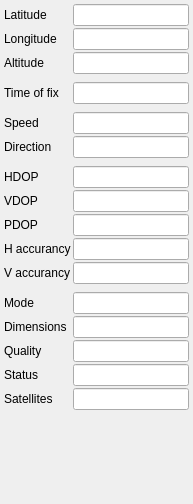
         <widget class="QWidget" name="scrollAreaWidgetContents_2">
          <property name="geometry">
           <rect>
            <x>0</x>
            <y>-15</y>
            <width>193</width>
            <height>504</height>
           </rect>
          </property>
          <layout class="QGridLayout" name="gridLayout_2">
           <property name="verticalSpacing">
            <number>2</number>
           </property>
           <property name="margin">
            <number>2</number>
           </property>
           <item row="4" column="0">
            <spacer name="verticalSpacer">
             <property name="orientation">
              <enum>Qt::Vertical</enum>
             </property>
             <property name="sizeHint" stdset="0">
              <size>
               <width>20</width>
               <height>40</height>
              </size>
             </property>
            </spacer>
           </item>
           <item row="2" column="0">
            <layout class="QGridLayout" name="gridLayout_10">
             <property name="margin">
              <number>2</number>
             </property>
             <property name="spacing">
              <number>2</number>
             </property>
             <item row="0" column="1">
              <widget class="QLineEdit" name="mTxtLatitude">
               <property name="toolTip">
                <string>latitude of position fix (degrees)</string>
               </property>
               <property name="readOnly">
                <bool>true</bool>
               </property>
              </widget>
             </item>
             <item row="3" column="1">
              <spacer name="verticalSpacer_2">
               <property name="orientation">
                <enum>Qt::Vertical</enum>
               </property>
               <property name="sizeType">
                <enum>QSizePolicy::Fixed</enum>
               </property>
               <property name="sizeHint" stdset="0">
                <size>
                 <width>20</width>
                 <height>6</height>
                </size>
               </property>
              </spacer>
             </item>
             <item row="1" column="0">
              <widget class="QLabel" name="mLblLongitude">
               <property name="text">
                <string>Longitude</string>
               </property>
              </widget>
             </item>
             <item row="1" column="1">
              <widget class="QLineEdit" name="mTxtLongitude">
               <property name="toolTip">
                <string>longitude of position fix (degrees)</string>
               </property>
               <property name="readOnly">
                <bool>true</bool>
               </property>
              </widget>
             </item>
             <item row="2" column="1">
              <widget class="QLineEdit" name="mTxtAltitude">
               <property name="toolTip">
                <string>antenna altitude with respect to geoid (mean sea level)</string>
               </property>
               <property name="readOnly">
                <bool>true</bool>
               </property>
              </widget>
             </item>
             <item row="2" column="0">
              <widget class="QLabel" name="mLblAltitude">
               <property name="text">
                <string>Altitude</string>
               </property>
              </widget>
             </item>
             <item row="0" column="0">
              <widget class="QLabel" name="mLblLatitude">
               <property name="text">
                <string>Latitude</string>
               </property>
              </widget>
             </item>
             <item row="4" column="0">
              <widget class="QLabel" name="mLblUtcTime">
               <property name="text">
                <string>Time of fix</string>
               </property>
              </widget>
             </item>
             <item row="4" column="1">
              <widget class="QLineEdit" name="mTxtDateTime">
               <property name="toolTip">
                <string>date/time of position fix (UTC)</string>
               </property>
               <property name="text">
                <string/>
               </property>
               <property name="readOnly">
                <bool>true</bool>
               </property>
              </widget>
             </item>
             <item row="8" column="1">
              <spacer name="verticalSpacer_4">
               <property name="orientation">
                <enum>Qt::Vertical</enum>
               </property>
               <property name="sizeType">
                <enum>QSizePolicy::Fixed</enum>
               </property>
               <property name="sizeHint" stdset="0">
                <size>
                 <width>20</width>
                 <height>6</height>
                </size>
               </property>
              </spacer>
             </item>
             <item row="6" column="1">
              <widget class="QLineEdit" name="mTxtSpeed">
               <property name="toolTip">
                <string>speed over ground</string>
               </property>
               <property name="readOnly">
                <bool>true</bool>
               </property>
              </widget>
             </item>
             <item row="6" column="0">
              <widget class="QLabel" name="mLblSpeed">
               <property name="toolTip">
                <string/>
               </property>
               <property name="text">
                <string>Speed</string>
               </property>
              </widget>
             </item>
             <item row="7" column="1">
              <widget class="QLineEdit" name="mTxtDirection">
               <property name="toolTip">
                <string>track direction (degrees)</string>
               </property>
               <property name="readOnly">
                <bool>true</bool>
               </property>
              </widget>
             </item>
             <item row="7" column="0">
              <widget class="QLabel" name="mLblDirection">
               <property name="toolTip">
                <string/>
               </property>
               <property name="text">
                <string>Direction</string>
               </property>
              </widget>
             </item>
             <item row="5" column="1">
              <spacer name="verticalSpacer_5">
               <property name="orientation">
                <enum>Qt::Vertical</enum>
               </property>
               <property name="sizeType">
                <enum>QSizePolicy::Fixed</enum>
               </property>
               <property name="sizeHint" stdset="0">
                <size>
                 <width>20</width>
                 <height>6</height>
                </size>
               </property>
              </spacer>
             </item>
             <item row="9" column="1">
              <widget class="QLineEdit" name="mTxtHdop">
               <property name="toolTip">
                <string>Horizontal Dilution of Precision</string>
               </property>
               <property name="readOnly">
                <bool>true</bool>
               </property>
              </widget>
             </item>
             <item row="9" column="0">
              <widget class="QLabel" name="mLblHdop">
               <property name="text">
                <string>HDOP</string>
               </property>
              </widget>
             </item>
             <item row="10" column="1">
              <widget class="QLineEdit" name="mTxtVdop">
               <property name="toolTip">
                <string>Vertical Dilution of Precision</string>
               </property>
               <property name="readOnly">
                <bool>true</bool>
               </property>
              </widget>
             </item>
             <item row="10" column="0">
              <widget class="QLabel" name="mLblVdop">
               <property name="text">
                <string>VDOP</string>
               </property>
              </widget>
             </item>
             <item row="11" column="1">
              <widget class="QLineEdit" name="mTxtPdop">
               <property name="toolTip">
                <string>Position Dilution of Precision</string>
               </property>
               <property name="readOnly">
                <bool>true</bool>
               </property>
              </widget>
             </item>
             <item row="11" column="0">
              <widget class="QLabel" name="mLblPdop">
               <property name="text">
                <string>PDOP</string>
               </property>
              </widget>
             </item>
             <item row="14" column="1">
              <spacer name="verticalSpacer_3">
               <property name="orientation">
                <enum>Qt::Vertical</enum>
               </property>
               <property name="sizeType">
                <enum>QSizePolicy::Fixed</enum>
               </property>
               <property name="sizeHint" stdset="0">
                <size>
                 <width>20</width>
                 <height>6</height>
                </size>
               </property>
              </spacer>
             </item>
             <item row="15" column="1">
              <widget class="QLineEdit" name="mTxtFixMode">
               <property name="toolTip">
                <string>GPS receiver configuration 2D/3D mode: Automatic or Manual</string>
               </property>
               <property name="readOnly">
                <bool>true</bool>
               </property>
              </widget>
             </item>
             <item row="15" column="0">
              <widget class="QLabel" name="mLblFixMode">
               <property name="text">
                <string>Mode</string>
               </property>
              </widget>
             </item>
             <item row="16" column="1">
              <widget class="QLineEdit" name="mTxtFixType">
               <property name="toolTip">
                <string>position fix dimensions: 2D, 3D or No fix</string>
               </property>
               <property name="readOnly">
                <bool>true</bool>
               </property>
              </widget>
             </item>
             <item row="16" column="0">
              <widget class="QLabel" name="mLblFixType">
               <property name="text">
                <string>Dimensions</string>
               </property>
              </widget>
             </item>
             <item row="17" column="1">
              <widget class="QLineEdit" name="mTxtQuality">
               <property name="toolTip">
                <string>quality of the position fix: Differential, Non-differential or No position</string>
               </property>
               <property name="readOnly">
                <bool>true</bool>
               </property>
              </widget>
             </item>
             <item row="17" column="0">
              <widget class="QLabel" name="mLblQuality">
               <property name="text">
                <string>Quality</string>
               </property>
              </widget>
             </item>
             <item row="18" column="1">
              <widget class="QLineEdit" name="mTxtStatus">
               <property name="toolTip">
                <string>position fix status: Valid or Invalid</string>
               </property>
               <property name="readOnly">
                <bool>true</bool>
               </property>
              </widget>
             </item>
             <item row="18" column="0">
              <widget class="QLabel" name="mLblStatus">
               <property name="text">
                <string>Status</string>
               </property>
              </widget>
             </item>
             <item row="19" column="1">
              <widget class="QLineEdit" name="mTxtSatellitesUsed">
               <property name="toolTip">
                <string>number of satellites used in the position fix</string>
               </property>
               <property name="readOnly">
                <bool>true</bool>
               </property>
              </widget>
             </item>
             <item row="19" column="0">
              <widget class="QLabel" name="mLblSatellitesUsed">
               <property name="text">
                <string>Satellites</string>
               </property>
              </widget>
             </item>
             <item row="12" column="1">
              <widget class="QLineEdit" name="mTxtHacc"/>
             </item>
             <item row="13" column="1">
              <widget class="QLineEdit" name="mTxtVacc"/>
             </item>
             <item row="12" column="0">
              <widget class="QLabel" name="mLblHacc">
               <property name="text">
                <string>H accurancy</string>
               </property>
              </widget>
             </item>
             <item row="13" column="0">
              <widget class="QLabel" name="mLblVacc">
               <property name="text">
                <string>V accurancy</string>
               </property>
              </widget>
             </item>
            </layout>
           </item>
          </layout>
         </widget>
